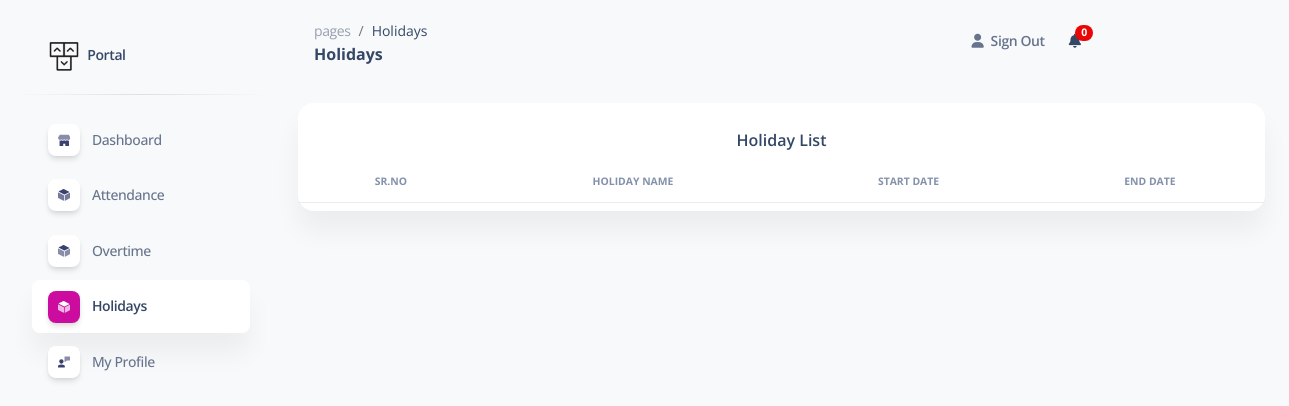
Before: /holiday.php (signed in) with the older database file.
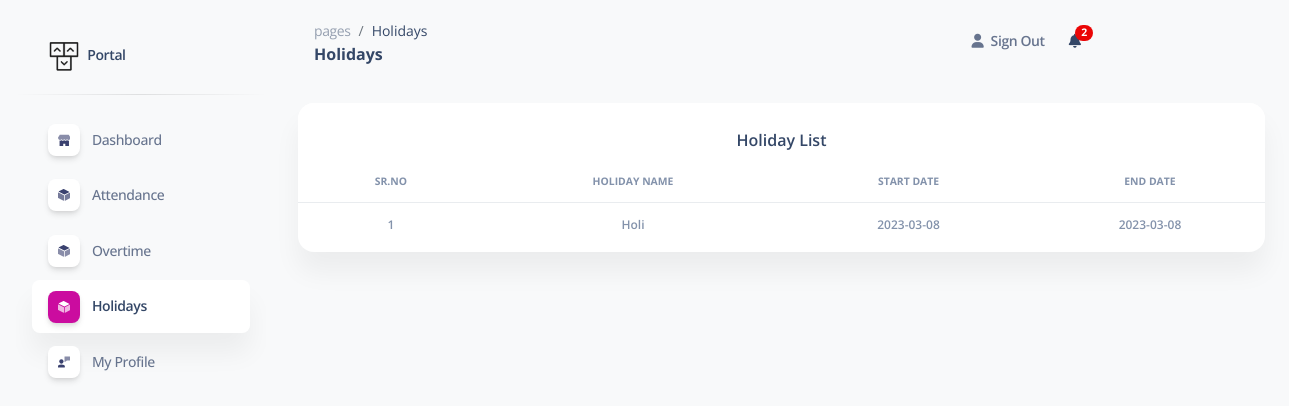
After: the same page with the newer database file.
### tables this page shows
CREATE TABLE `holiday` (
  `id` int(11) NOT NULL,
  `holiday_name` varchar(255) NOT NULL,
  `holiday_type` int(11) NOT NULL COMMENT '1 = one day , 2 = multiple day',
  `holiday_start_date` date NOT NULL,
  `holiday_end_date` date NOT NULL,
  `created_date` datetime NOT NULL DEFAULT current_timestamp()
);

### holiday.php (the view, shortened to what the changed rows need)
<!DOCTYPE html>
<html lang="en">
<head>
  <link href="assets/css/nucleo-icons.css" rel="stylesheet" />
  <link href="assets/css/nucleo-svg.css" rel="stylesheet" />
  <link href="assets/css/nucleo-svg.css" rel="stylesheet" />
  <link id="pagestyle" href="assets/css/soft-ui-dashboard.css?v=1.0.3" rel="stylesheet" />
  <link rel="stylesheet" href="https://cdn.datatables.net/1.13.4/css/jquery.dataTables.css" />
</head>
<body class="g-sidenav-show  bg-gray-100">
   <?php include 'dbcon.php';?>
   <main class="main-content position-relative max-height-vh-100 h-100 mt-1 border-radius-lg ">
   <?php include 'navbar.php';?>
<div class="container-fluid py-4">
      <div class="row">
        <div class="col-12">
          <div class="card mb-4">
            <div class="card-body px-0 pt-0 pb-2">
              <div class="table-responsive p-0">
                <table class="table align-items-center mb-0" id="data">
                  <thead>
                    <tr>
                      <th class="text-center text-uppercase text-secondary text-xxs font-weight-bolder ">Sr.No</th>
                      <th class="text-center text-uppercase text-secondary text-xxs font-weight-bolder ">Holiday Name</th>
                      <th class="text-center text-uppercase text-secondary text-xxs font-weight-bolder ">Start Date</th>
                      <th class="text-center text-uppercase text-secondary text-xxs font-weight-bolder ">End Date</th>
                    </tr>
                  </thead>
                  <tbody>
                    <?php
                    $result=mysqli_query($con, "SELECT * from holiday");
                    $sn = 1;
                    while($row=mysqli_fetch_array($result)){
                    ?>
                    <tr>
                    <td class="align-middle text-center">
                        <span class="text-secondary text-xs font-weight-bold "><?php echo $sn;?></span>
                      </td>
                      <td class="align-middle text-center">
                        <span class="text-secondary text-xs font-weight-bold "><?php echo $row['holiday_name']?></span>
                      </td>
                      <td class="align-middle text-center">
                        <span class="text-secondary text-xs font-weight-bold "><?php echo $row['holiday_start_date']?></span>
                      </td>
                      <td class="align-middle text-center">
                        <span class="text-secondary text-xs font-weight-bold "><?php echo $row['holiday_end_date']?></span>
                      </td>
                    </tr>
                    <?php $sn++;} ?>
</div>
</div>
</body>
</html>

### navbar.php (shortened to what the changed rows need)
<?php
include 'dbcon.php';
?>
<nav class="navbar navbar-main navbar-expand-lg px-0 mx-4 shadow-none border-radius-xl" id="navbarBlur"
  navbar-scroll="true">
  <div class="container-fluid py-1 px-3">
    <div class="collapse navbar-collapse mt-sm-0 mt-2 me-md-0 me-sm-4" id="navbar">
      <ul class="navbar-nav  justify-content-end">
        <?php
        $user_id = $_SESSION['user_id'];
        $sql2 =
          $result = mysqli_query($con, "SELECT * from leave_data WHERE user_id='$user_id' AND leave_status = 'Approve' AND read_status='0'");
        $count = mysqli_num_rows($result);
        ?>
        <form method="POST" action="">
          <li class="nav-item dropdown ms-md-auto pe-md-3 d-flex align-items-center">
            <a class="nav-link" href="&action=read" type="submit" role="button" data-bs-toggle="dropdown"
              aria-expanded="false" name="submit">
              <i class="fa fa-bell cursor-pointer"></i><span
                class="badge rounded-pill bg-danger text-center d-inline-flex align-items-center justify-content-center"
                style="width:10%; height:2vh; position: relative; top: -10px; left: -6px;">
                <?php echo $count; ?>
              </span>
            </a>
          </li>
        </form>
      </ul>
    </div>
  </div>
</nav>

Changed rows visible on the page:
added holiday: holiday_name "Holi", holiday_start_date "2023-03-08", holiday_end_date "2023-03-08"
Other visible differences:
$count: "0" → "2"
